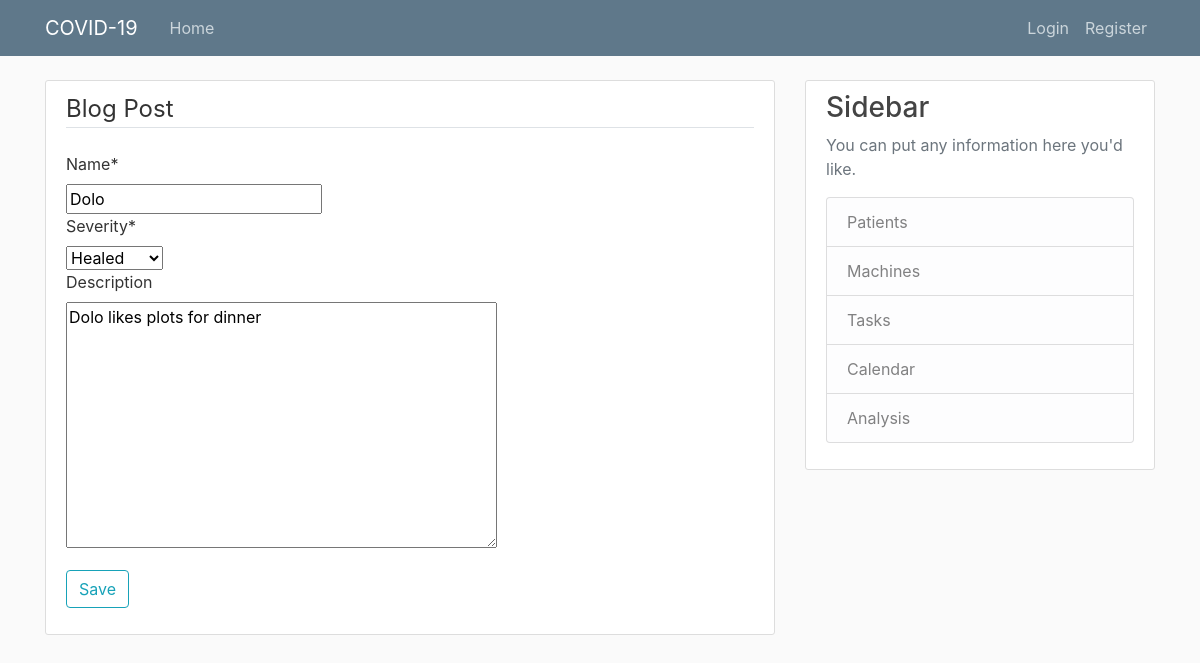
Before: /manager/patient/1/update/ (signed in) with the older database file.
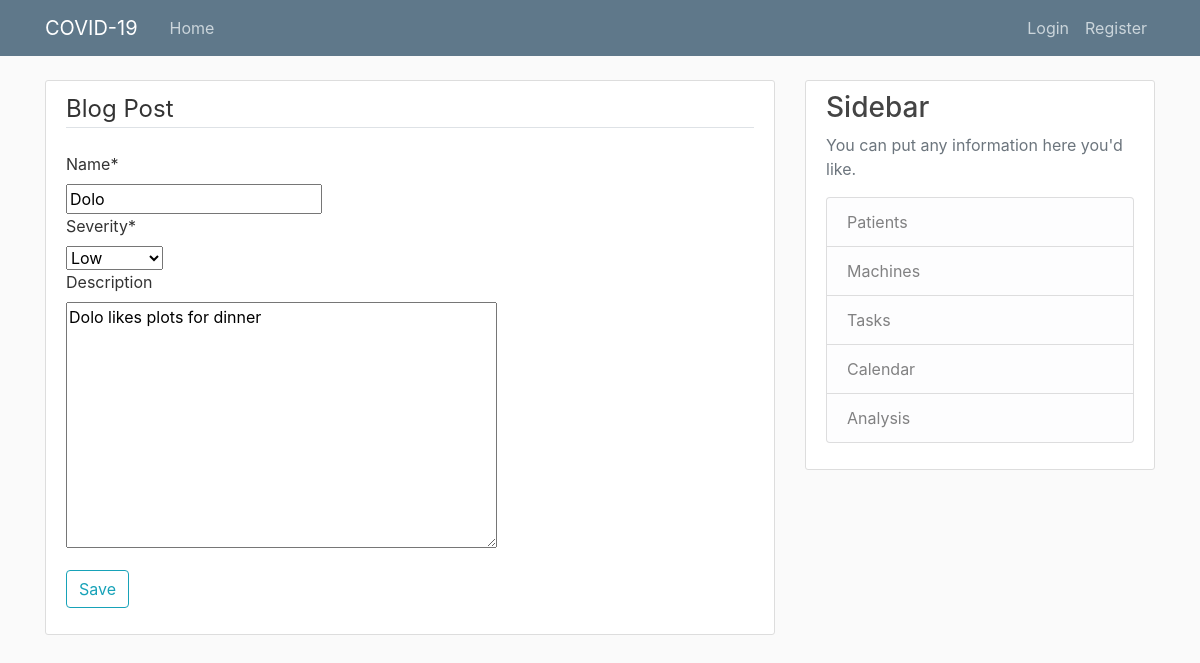
After: the same page with the newer database file.
### manager/models.py (models this page shows, shortened)
class Patient(models.Model):
    name = models.CharField(max_length=100)
    SEVERITY = (
    	(0, 'Healed'),
        (1, 'Low'),
    	(2, 'Moderate'),
    	(3, 'Medium'),
    	(4, 'High'),
    	(5, 'Very High'),
    	(6, 'Dead'),
    )
    severity = models.IntegerField(default=1, choices=SEVERITY)
    admission_date = models.DateTimeField('Admission date: ', default=timezone.now)
    description = models.TextField(blank=True)
    machine_pk = models.IntegerField(default=0)
    history_severity_x = models.TextField(blank=True)
    history_severity_y = models.TextField(blank=True)
    history_machine_x = models.TextField(blank=True)
    history_machine_y = models.TextField(blank=True)

### manager/views.py (the view, shortened to what this page needs)
# urls.py: path('patient/<int:pk>/update/', views.patient_update.as_view(), name='patient-update'),
class patient_update(LoginRequiredMixin, UpdateView):
    model = Patient
    template_name = 'generic_form.html'
    fields = ['name', 'severity', 'description']

### manager/templates/generic_form.html (shortened to what this page needs)
{% extends "base.html" %}
{% load crispy_forms_tags %}
{% block content %}
    <div class="content-section">
        <form method="POST">
            <fieldset class="form-group">
                <legend class="border-bottom mb-4">Blog Post</legend>
                {{ form|crispy }}
            </fieldset>
            <div class="form-group">
                <button class="btn btn-outline-info" type="submit">Save</button>
            </div>
        </form>
    </div>
{% endblock content %}

Changed rows visible on the page:
changed Patient "Dolo": severity "Healed" → "Low"
